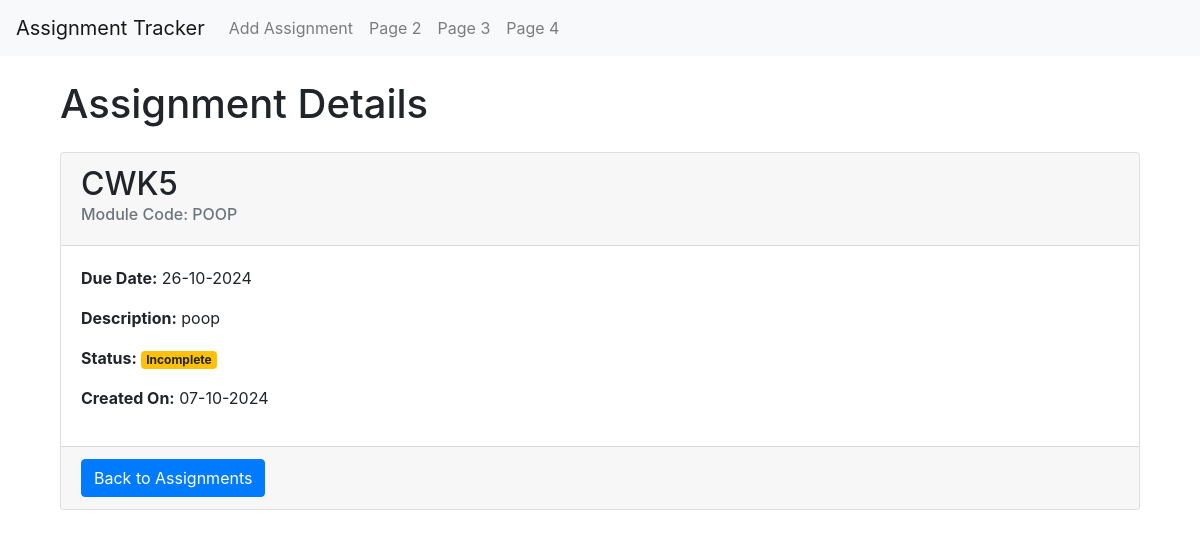
Page /view-assignment/1 on the earlier database version.
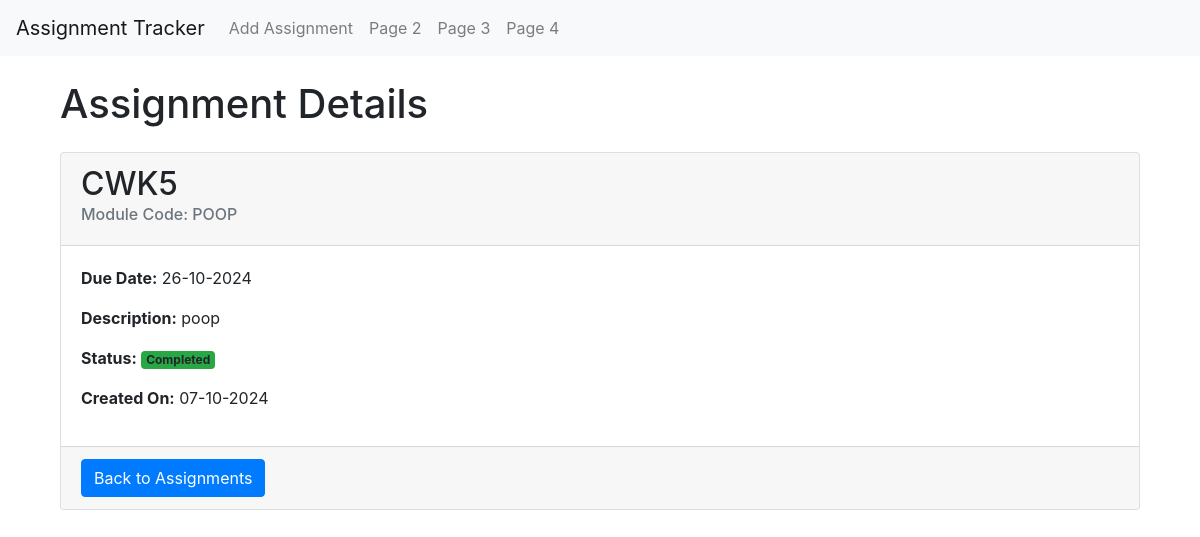
Same page on the later database version.
### app/views.py (the view)
@app.route("/view-assignment/<int:assignment_id>")
def view_assignment(assignment_id):
    assignment = Assignment.query.get(assignment_id)
    if assignment is None:
        return render_template("404.html", message="Assignment doesn't exist!"), 404
    return render_template("view_assignment.html", assignment = assignment)

### app/templates/view_assignment.html
{% extends "base.html" %}
{% block content %}
    <div class="container">
        <h1>Assignment Details</h1>
        <div class="card mt-4">
            <div class="card-header">
                <h2>{{ assignment.title }}</h2>
                <h6 class="card-subtitle mb-2 text-muted">Module Code: {{ assignment.module_code }}</h6>
            </div>
            <div class="card-body">
                <p><strong>Due Date:</strong> {{ assignment.deadline.strftime('%d-%m-%Y') }}</p>
                <p><strong>Description:</strong> {{ assignment.description }}</p>
                <p><strong>Status:</strong>
                {% if assignment.is_completed %}
                    <span class="badge bg-success">Completed</span>
                {% else %}
                    <span class="badge bg-warning">Incomplete</span>
                {% endif %}
                </p>
                <p><strong>Created On:</strong> {{ assignment.date_created.strftime('%d-%m-%Y')}}</p>
            </div>
            <div class="card-footer">
                <a href="{{ url_for('index') }}" class="btn btn-primary">Back to Assignments</a>
            </div>
        </div>
    </div>
{% endblock %}

Differences in the rows shown:
changed Assignment "CWK5": is_completed False → True (drawn)
Other differences:
text no longer shown: "Incomplete"
text now shown: "Completed"
